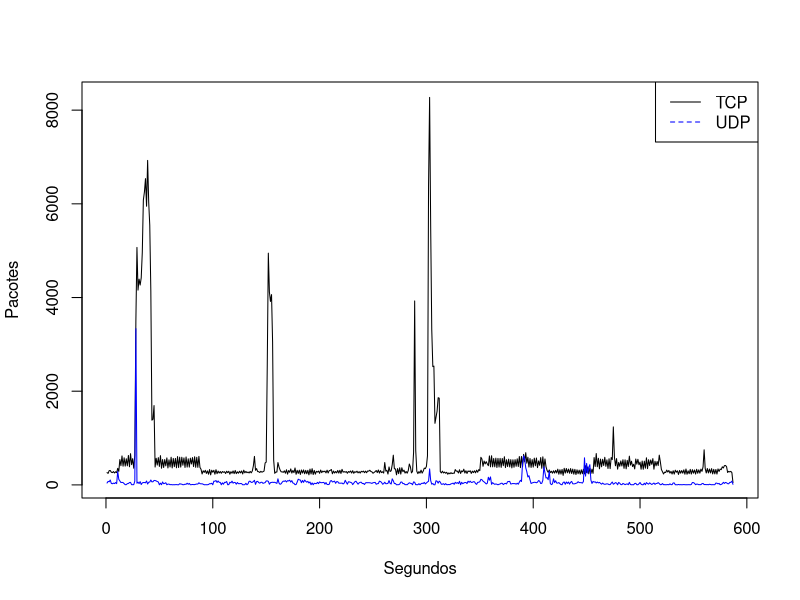
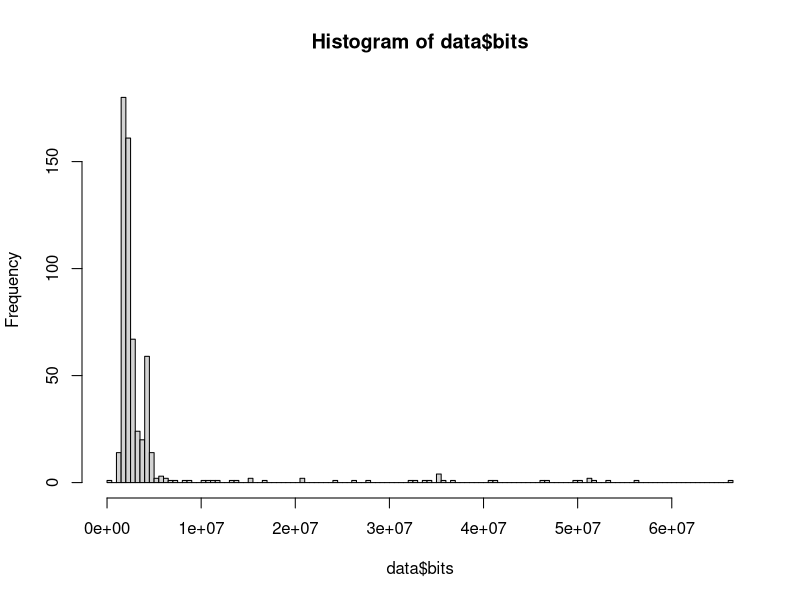
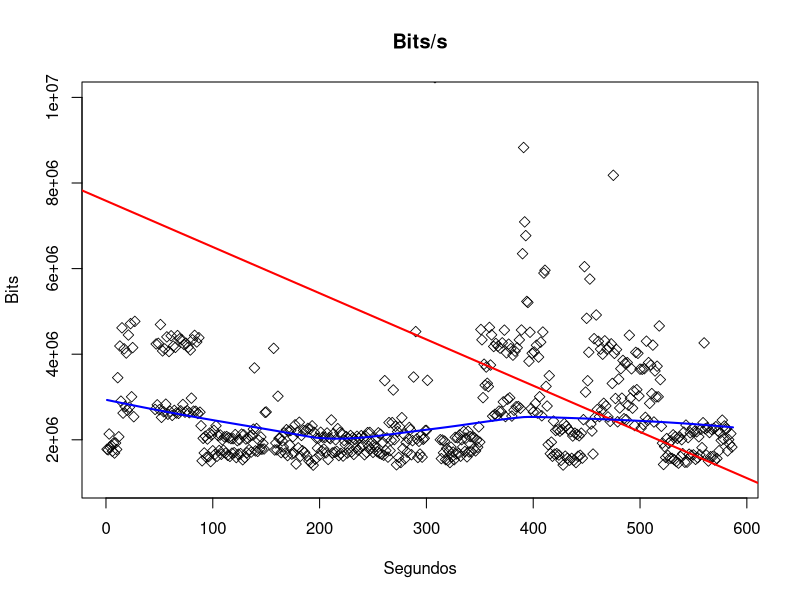
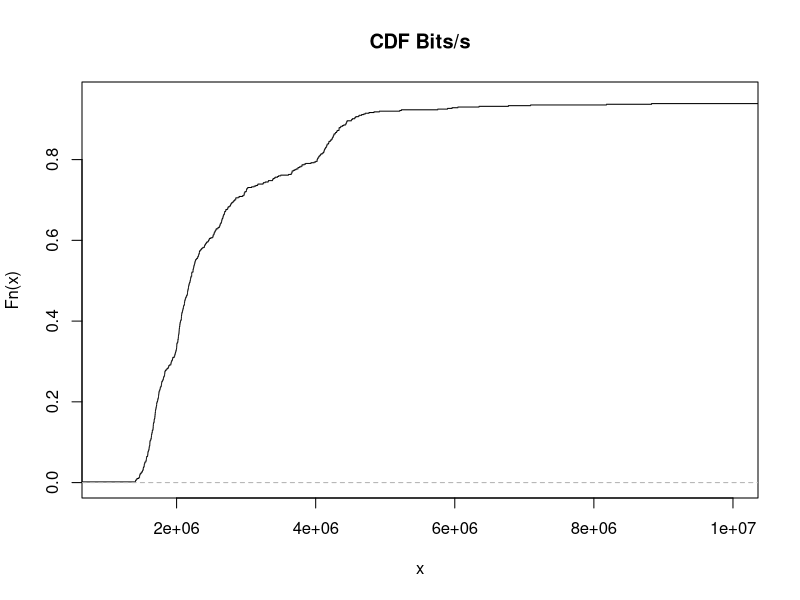
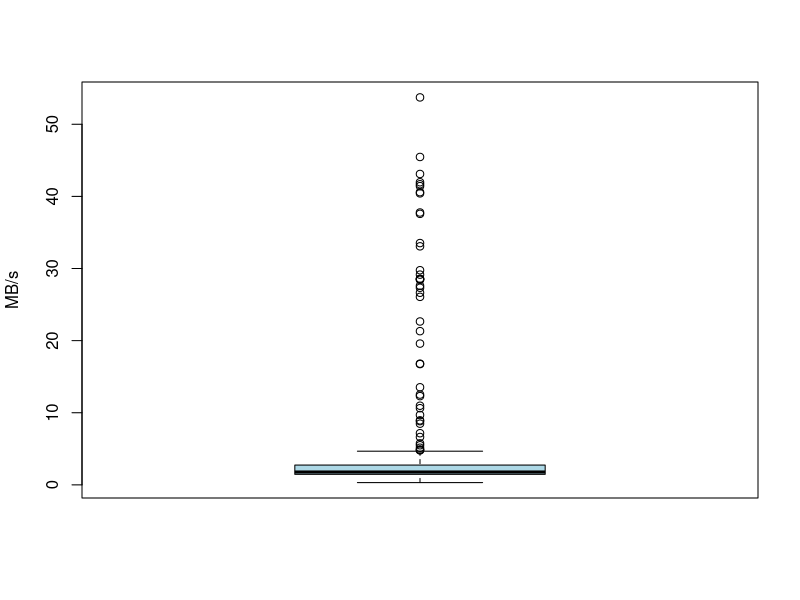
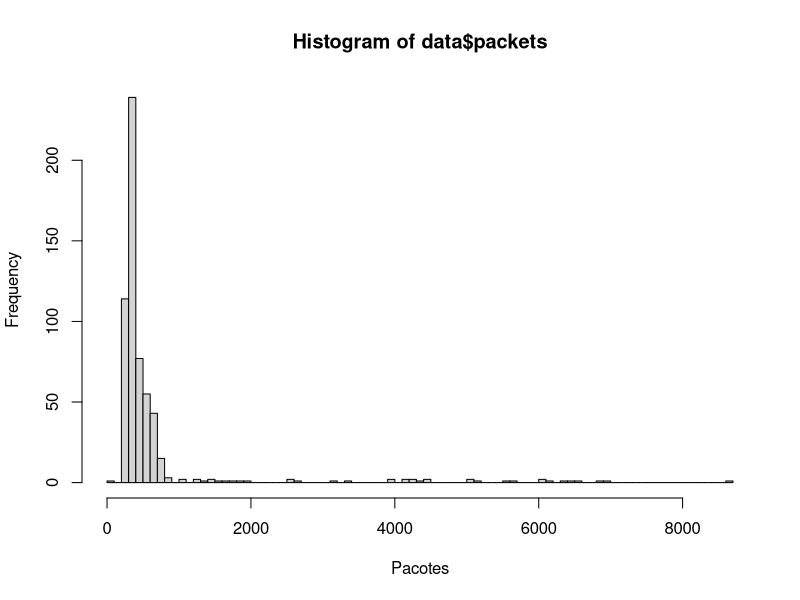
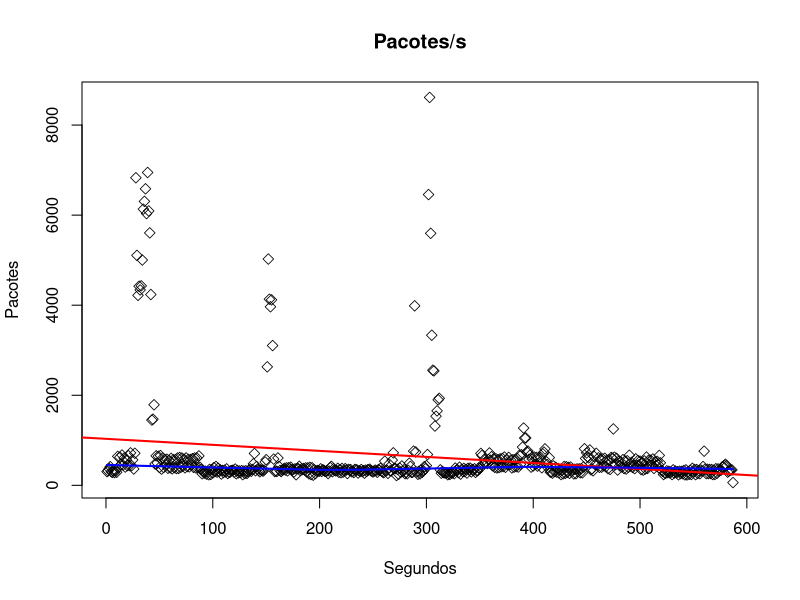
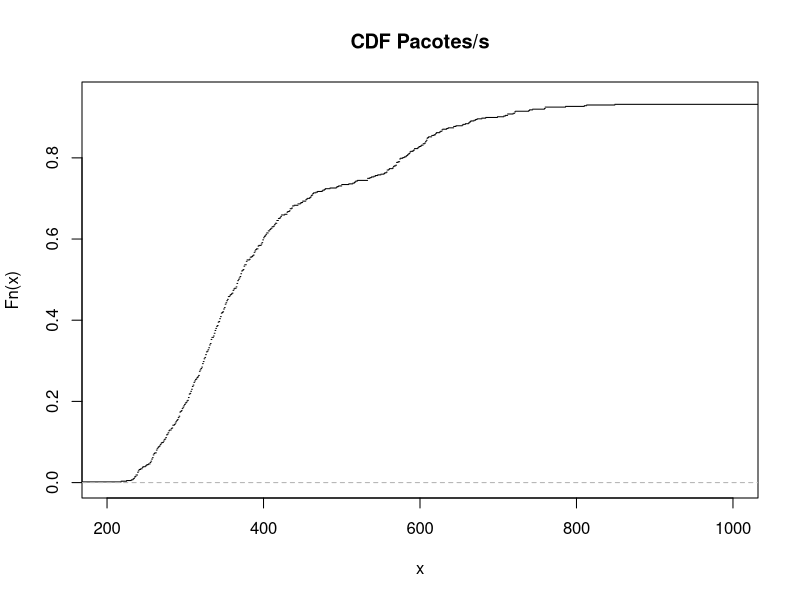

Here is the R script that generated these plots, in order:
## ---- chunk 1
data <- read.csv("vazao.csv")

head(data)
## ---- chunk 2
  plot(data$time, data$tcp, type = "l", xlab = "Segundos", ylab="Pacotes")
  lines(data$time, data$udp, pch=18, col="blue", type="l")
  
  
  legend("topright", legend=c("TCP", "UDP"), col=c("black", "blue"), lty=1:2)
## ---- chunk 3
hist(data$bits, breaks = 100)
## ---- chunk 4
plot(
  x = data$time, 
  y = data$bits, 
  xlab = "Segundos", 
  ylab = "Bits", 
  main = "Bits/s", 
  pch = 5, 
  ylim = c(10e5, 10e6), 
  lwd = 0.8
)

abline(lm(data$bits~data$time), col="red", lwd = 2)
lines(lowess(data$time,data$bits), col="blue", lwd = 2)
## ---- chunk 5
plot(ecdf(data$bits), xlim=c(10e5, 10e6), main = "CDF Bits/s", cex = 0)
## ---- chunk 6
boxplot(data$bits/1024/1204, col="lightblue", ylab = "MB/s")
## ---- chunk 7

## ---- chunk 8
hist(data$packets, breaks = 100, xlab = "Pacotes")
## ---- chunk 9
plot(
  x = data$time, 
  y = data$packets, 
  xlab = "Segundos", 
  ylab = "Pacotes", 
  main = "Pacotes/s", 
  pch = 5, 
  lwd = 0.8
)

abline(lm(data$packets~data$time), col="red", lwd = 2)
lines(lowess(data$time,data$packets), col="blue", lwd = 2)
## ---- chunk 10
plot(ecdf(data$packets), xlim=c(200, 1e3), main = "CDF Pacotes/s", cex = 0)
## ---- chunk 11
boxplot(data$packets, col="lightblue", ylab = "Pacotes/s")
## ---- chunk 12

## ---- chunk 13
bitsPerMonth = 1.8 * 8 * 5 * 4
bitsPerMonth
## ---- chunk 14
bitsPerMonth * 100 / 1024
